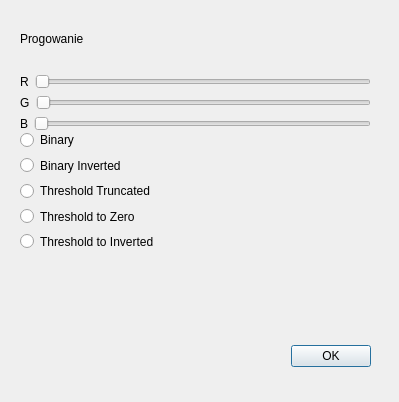
<?xml version="1.0" encoding="UTF-8"?>
<ui version="4.0">
 <class>BinDialog</class>
 <widget class="QDialog" name="BinDialog">
  <property name="geometry">
   <rect>
    <x>0</x>
    <y>0</y>
    <width>399</width>
    <height>402</height>
   </rect>
  </property>
  <property name="windowTitle">
   <string>Dialog</string>
  </property>
  <widget class="QDialogButtonBox" name="buttonBox">
   <property name="geometry">
    <rect>
     <x>30</x>
     <y>340</y>
     <width>341</width>
     <height>32</height>
    </rect>
   </property>
   <property name="orientation">
    <enum>Qt::Horizontal</enum>
   </property>
   <property name="standardButtons">
    <set>QDialogButtonBox::Ok</set>
   </property>
  </widget>
  <widget class="QWidget" name="">
   <property name="geometry">
    <rect>
     <x>20</x>
     <y>10</y>
     <width>351</width>
     <height>121</height>
    </rect>
   </property>
   <layout class="QGridLayout" name="gridLayout_2">
    <item row="0" column="0">
     <widget class="QLabel" name="label">
      <property name="text">
       <string>Progowanie</string>
      </property>
     </widget>
    </item>
    <item row="1" column="0">
     <layout class="QGridLayout" name="gridLayout">
      <item row="0" column="0">
       <layout class="QHBoxLayout" name="horizontalLayout_3">
        <item>
         <widget class="QLabel" name="label_2">
          <property name="text">
           <string>R</string>
          </property>
         </widget>
        </item>
        <item>
         <widget class="QSlider" name="threshR">
          <property name="orientation">
           <enum>Qt::Horizontal</enum>
          </property>
         </widget>
        </item>
       </layout>
      </item>
      <item row="1" column="0">
       <layout class="QHBoxLayout" name="horizontalLayout_2">
        <item>
         <widget class="QLabel" name="label_3">
          <property name="text">
           <string>G</string>
          </property>
         </widget>
        </item>
        <item>
         <widget class="QSlider" name="threshG">
          <property name="orientation">
           <enum>Qt::Horizontal</enum>
          </property>
         </widget>
        </item>
       </layout>
      </item>
      <item row="2" column="0">
       <layout class="QHBoxLayout" name="horizontalLayout">
        <item>
         <widget class="QLabel" name="label_4">
          <property name="text">
           <string>B</string>
          </property>
         </widget>
        </item>
        <item>
         <widget class="QSlider" name="threshB">
          <property name="orientation">
           <enum>Qt::Horizontal</enum>
          </property>
         </widget>
        </item>
       </layout>
      </item>
     </layout>
    </item>
   </layout>
  </widget>
  <widget class="QWidget" name="">
   <property name="geometry">
    <rect>
     <x>20</x>
     <y>130</y>
     <width>205</width>
     <height>121</height>
    </rect>
   </property>
   <layout class="QVBoxLayout" name="verticalLayout">
    <item>
     <widget class="QRadioButton" name="binaryBtn">
      <property name="text">
       <string>Binary</string>
      </property>
     </widget>
    </item>
    <item>
     <widget class="QRadioButton" name="invertBinaryBtn">
      <property name="text">
       <string>Binary Inverted</string>
      </property>
     </widget>
    </item>
    <item>
     <widget class="QRadioButton" name="threshTruncBtn">
      <property name="text">
       <string>Threshold Truncated</string>
      </property>
     </widget>
    </item>
    <item>
     <widget class="QRadioButton" name="threshTo0Btn">
      <property name="text">
       <string>Threshold to Zero</string>
      </property>
     </widget>
    </item>
    <item>
     <widget class="QRadioButton" name="threshToInvBtn">
      <property name="text">
       <string>Threshold to Inverted</string>
      </property>
     </widget>
    </item>
   </layout>
  </widget>
 </widget>
 <resources/>
 <connections>
  <connection>
   <sender>buttonBox</sender>
   <signal>accepted()</signal>
   <receiver>BinDialog</receiver>
   <slot>accept()</slot>
   <hints>
    <hint type="sourcelabel">
     <x>248</x>
     <y>254</y>
    </hint>
    <hint type="destinationlabel">
     <x>157</x>
     <y>274</y>
    </hint>
   </hints>
  </connection>
  <connection>
   <sender>buttonBox</sender>
   <signal>rejected()</signal>
   <receiver>BinDialog</receiver>
   <slot>reject()</slot>
   <hints>
    <hint type="sourcelabel">
     <x>316</x>
     <y>260</y>
    </hint>
    <hint type="destinationlabel">
     <x>286</x>
     <y>274</y>
    </hint>
   </hints>
  </connection>
 </connections>
</ui>
